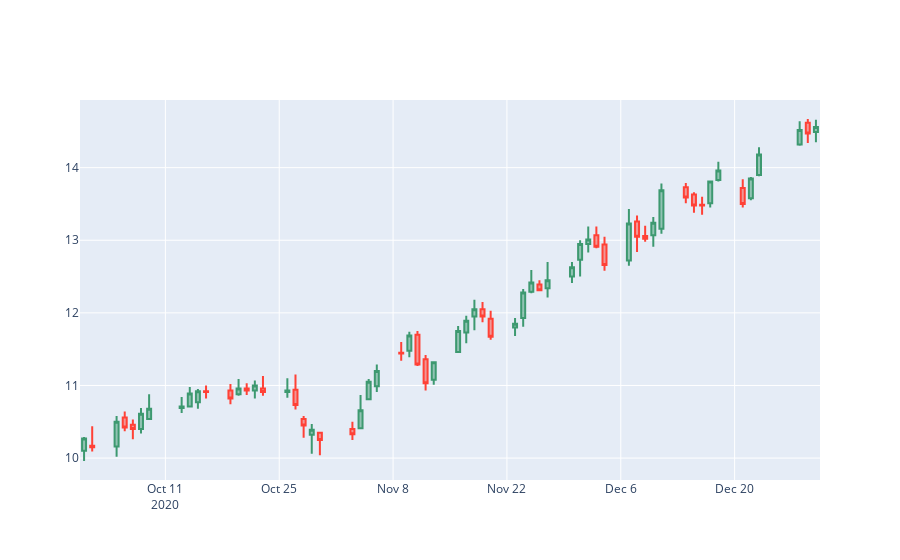

The code cell stored with this chart in its notebook:
### Code cell
#Analisando Outliers TAEE11
df_teste = df_historico.query("CODIGO_NEGOCIACAO == 'CMIG4'")
df_teste = df_teste.reset_index()

df_teste = df_teste.query("DATA_PREGAO >= '2020-10-01'")
print(df_teste)

fig = go.Figure(data=[go.Candlestick(x=df_teste['DATA_PREGAO'],
                open=df_teste['PRECO_ABERTURA'], high=df_teste['PRECO_MAXIMO'],
                low=df_teste['PRECO_MINIMO'], close=df_teste['PRECO_FECHAMENTO'])
                     ])

fig.update_layout(xaxis_rangeslider_visible=False)
fig.show()
